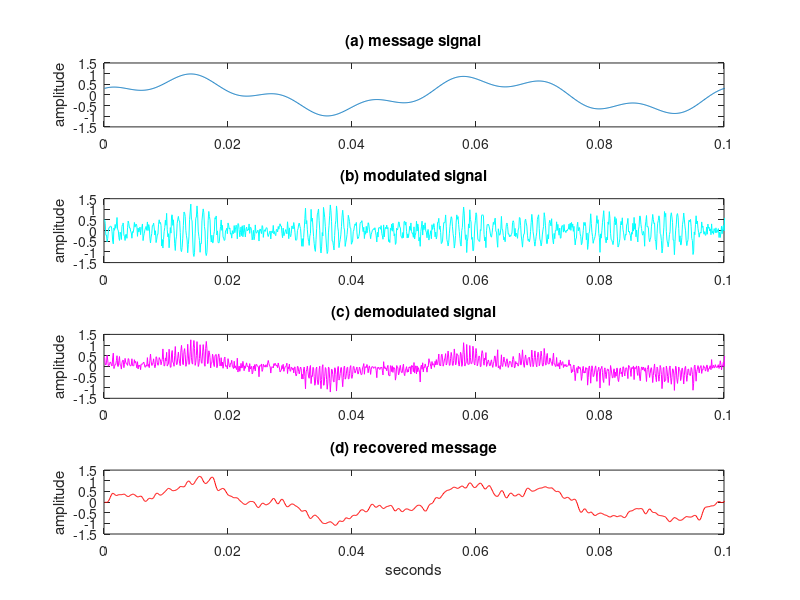
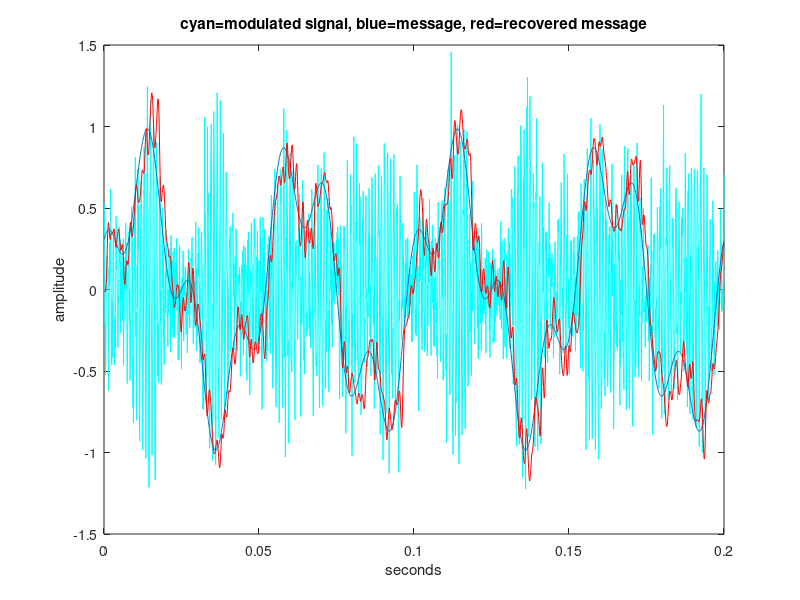

Write MATLAB code to recreate these figures, in order. (Note: this script raises an error after producing the figures.)
% DSB_SC.m: suppressed carrier with (possible) freq and phase offsetstime=0.2; Ts=1/10000;                           % sampling interval and timet=Ts:Ts:time;                                   % define a "time" vector fc=1000; c=cos(2*pi*fc*t);                      % define carrier at freq fcm=.7*sin(2*pi*20*t)+.3*cos(2*pi*70*t);          % create "message" noise = 0.2*randn(size(t));x = c.*m + noise;potencia_ruido = 0.2^2/sqrt(12);% modulate fd = 0; phi = 0;                                % freq & phase offsetsc2 = cos(2*pi*(fc+fd)*t+phi);                   % create cosine for demodulationb = x.*c2;                                      % demodulate received signalfbe=[0 0.05 0.25 1]; damps=[1 1 0 0]; L=20;     % low pass filter design h=firpm(L,fbe,damps);                           % impulse response of LPFmest=2*filter(h,1,b);                           % LPF the demodulated signal% generate the figurefigure(1)subplot(4,1,1), plot(t,m)ylabel('amplitude'); title('(a) message signal');axis([0,0.1,-1.5 1.5])subplot(4,1,2), plot(t,x,'c')ylabel('amplitude'); title('(b) modulated signal');axis([0,0.1, -1.5,1.5])subplot(4,1,3), plot(t,b,'m')ylabel('amplitude'); title('(c) demodulated signal');axis([0,0.1, -1.5,1.5])subplot(4,1,4), plot(t,mest,'r')ylabel('amplitude'); title('(d) recovered message');axis([0,0.1, -1.5, 1.5])xlabel('seconds');% this shows things a bit more clearly (but won't print well)figure(2)plot(t,x,'c') hold on plot(t,m) plot(t,mest,'r') ylabel('amplitude') xlabel('seconds') title('cyan=modulated signal, blue=message, red=recovered message')hold offfigure(3)plotspec(m,Ts)ylabel('amplitude'); title('(a) message signal');figure(4)plotspec(x,Ts)ylabel('amplitude'); title('(a) modulated signal');figure(5)plotspec(b,Ts)ylabel('amplitude'); title('(a) demodulated signal');figure(6)plotspec(mest,Ts)ylabel('amplitude'); title('(a) recovered signal');